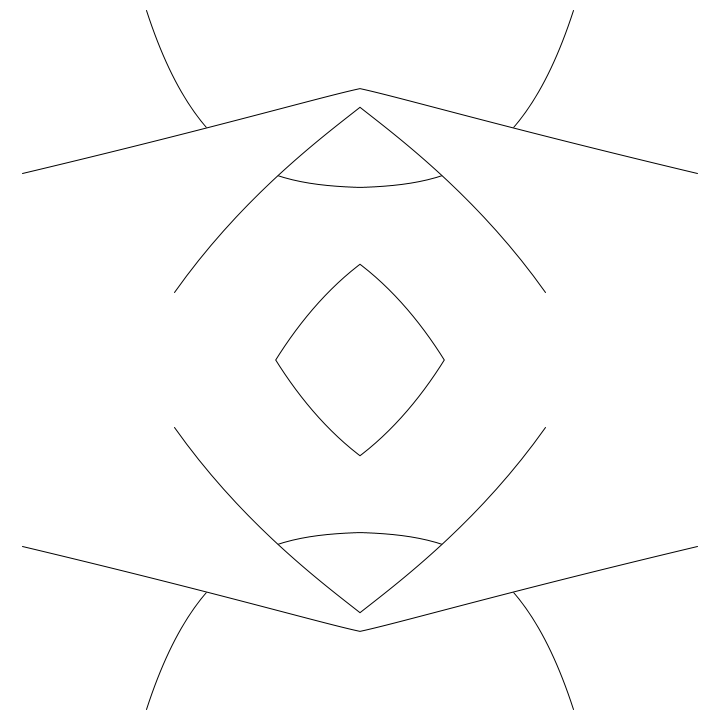
Frame 1 (no input)
Frame 60 (the mouse pressed at the canvas centre just before this capture): identical to frame 1, image omitted
Frame 120 (the mouse held since frame 60 and released just before this capture): identical to frame 1, image omitted

The Processing sketch that drew this single still picture (run headless with seeded random() and noise(); from frame 60 on, the mouse is pressed at the canvas centre):

// Processing sketch: bit2atom_20210217c_psudo_randomShape1
// ── bit2atom_20210217c_psudo_randomShape1.pde
int i, t, H=720;
void setup() {
  size(720, 720);
}
void draw() {
  if ((t++%120)<1) {
    background(-1);
    for (i=-2; i<random(4); i++)
      bezier(random(H), random(H), random(H), random(H), random(H), random(H), random(H), random(H));
    copy(0, 0, 360, H, H, 0, -360, H);
    copy(0, 0, H, 360, 0, H, H, -360);
  }
}
